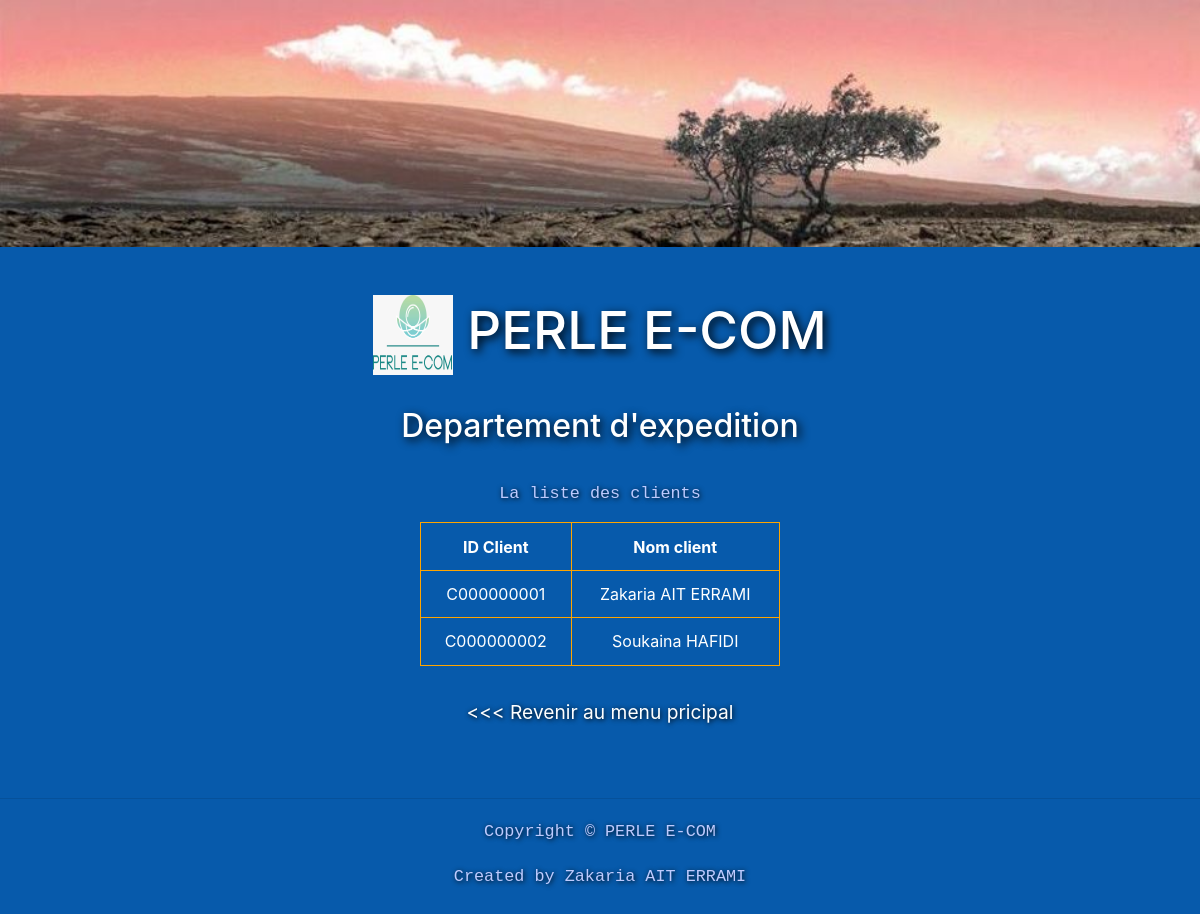
The page /client.php on the database its author committed.
### tables this page shows
CREATE TABLE client(
	id_client CHAR(10) PRIMARY KEY,
    nom_client VARCHAR(50)
);

### client.php (the view, shortened to what this page needs)
<!DOCTYPE html>
<html lang="en">
<head>
	<link rel="stylesheet" href="https://stackpath.bootstrapcdn.com/bootstrap/4.4.1/css/bootstrap.min.css">
	<link rel="stylesheet" href="css/client.css?v=4">
</head>
<body>
	<img class="hero" src="images/banner.jpg" alt="banner">
	<h1 class='section-heading'><img class="logo" src="images/logo.jpg" alt="logo" />&nbsp;PERLE E-COM</h1>
	<h2 class='section-subheading'>Departement d'expedition</h2>
	<p><code class="copyright-text">La liste des clients</code></p>
<div class="options-div">
<?php
$servername="127.0.0.1";
$username="root";
$password="Zakaria123@-";
$dbname="gestion_commande";
    $conn= new mysqli($servername,$username,$password,$dbname);
$sql="SELECT id_client,nom_client FROM client";
$result=$conn->query($sql);
	if($result->num_rows > 0){
		echo "<table><thead><tr><th>ID Client</th><th>Nom client</th></tr></thead>";
		echo "<tbody>";
		while($row=$result->fetch_assoc()){
			echo "<tr>";
			echo "<td>".$row['id_client']."</td><td>".$row['nom_client']."</td>";
			echo "</tr>";
		}
		echo "</tbody>";
		echo "</table>";
	}
	else{
		echo "<h2>aucun client n'est enregistré dans la base de données</h2>";
	}
?>
</div>
<div>
  <p class="option-centered"><a href="accueil.html">&lt;&lt;&lt;&nbsp;Revenir au menu pricipal</a></p>
</div>
<br />
<footer>
	<hr>
		<p><code class="copyright-text">Copyright &copy; PERLE E-COM</code></p>
		<p><code class="copyright-text">Created by Zakaria AIT ERRAMI</code></p>
</footer>
</body>
</html>

### css/client.css (style rules this page uses)
body { color: #5a5a5a; background-color: #075AAB; overflow-x: hidden; }
html { overflow-x: hidden; scroll-behavior: smooth; }
.hero { width: 100%; height: 30%; }
h1 { color: white; text-shadow: 3px 3px 10px black; }
table { margin-bottom: 2rem; width: 100%; }
table, th, td { border: 0.1rem solid orange; border-collapse: collapse; color: white }
th, td { padding: 0.7rem; }
.section-heading { font-size: 3.3em; margin-top: 3rem; margin-bottom: 1rem; text-align: center; }
.section-subheading { color: white; font-size: 2em; margin-top: 2rem; margin-bottom: 2rem; text-align: center; text-shadow: 3px 3px 10px black; }
.copyright-text { color: #becbff; }
.logo { height: 5rem; width: 5rem; }
p { color: #becbff; font-size: 1.2rem; text-align: center; text-shadow: 1px 1px 5px black; }
.option-centered { text-align: center; }
a { color: white; text-decoration: none; }
.options-div { margin: auto; max-width: 30%; text-align: center; }
footer { padding-bottom: 2rem; padding-top: 1rem; text-align: center; text-shadow: 2px 2px 10px black; }

### rows shown on the page
client: id_client "C000000001", nom_client "Zakaria AIT ERRAMI"
client: id_client "C000000002", nom_client "Soukaina HAFIDI"
